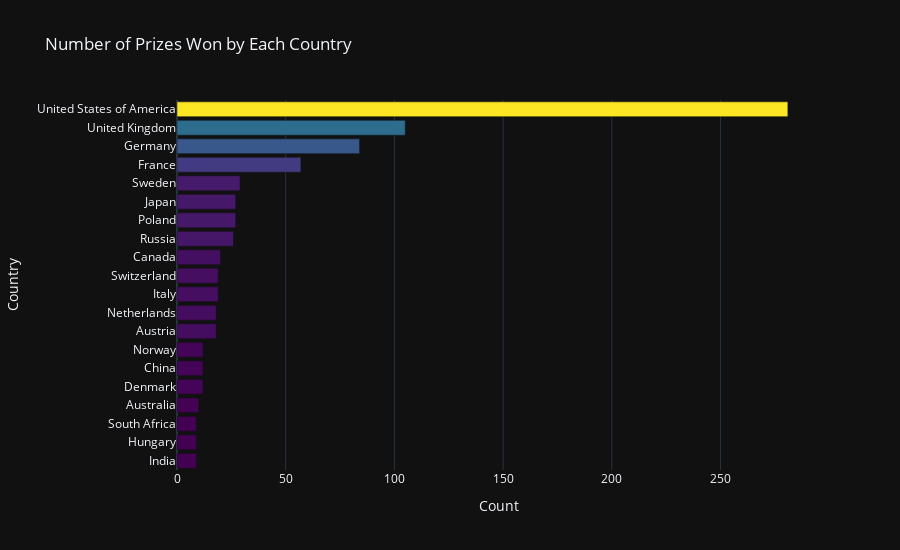

Write notebook code for a chart like this one.
### Code cell
fig = px.bar(
    x=top20_country.prize,
    y=top20_country.index,
    color=top20_country.prize,
    color_continuous_scale='Viridis',
    orientation='h',
    title='Number of Prizes Won by Each Country',
)

fig.update_layout(
    xaxis_title="Count",
    yaxis_title="Country",
    coloraxis_showscale=False,
    height=550,
)

fig.show()

### Figure 1 — Plotly figure (JSON) as saved in the notebook; plotly's stock layout.template omitted (floating-point values rounded to 4 significant figures)
{"data": [{"hovertemplate": "x=%{x}<br>y=%{y}<br>color=%{marker.color}<extra></extra>", "legendgroup": "", "marker": {"color": [9, 9, 9, 10, 12, 12, 12, 18, 18, 19, 19, 20, 26, 27, 27, 29, 57, 84, 105, 281], "coloraxis": "coloraxis", "pattern": {"shape": ""}}, "name": "", "orientation": "h", "showlegend": false, "textposition": "auto", "type": "bar", "x": [9, 9, 9, 10, 12, 12, 12, 18, 18, 19, 19, 20, 26, 27, 27, 29, 57, 84, 105, 281], "xaxis": "x", "y": ["India", "Hungary", "South Africa", "Australia", "Denmark", "China", "Norway", "Austria", "Netherlands", "Italy", "Switzerland", "Canada", "Russia", "Poland", "Japan", "Sweden", "France", "Germany", "United Kingdom", "United States of America"], "yaxis": "y"}], "layout": {"barmode": "relative", "coloraxis": {"colorbar": {"title": {"text": "color"}}, "colorscale": [[0, "#440154"], [0.1111, "#482878"], [0.2222, "#3e4989"], [0.3333, "#31688e"], [0.4444, "#26828e"], [0.5556, "#1f9e89"], [0.6667, "#35b779"], [0.7778, "#6ece58"], [0.8889, "#b5de2b"], [1, "#fde725"]], "showscale": false}, "height": 550, "legend": {"tracegroupgap": 0}, "title": {"text": "Number of Prizes Won by Each Country"}, "xaxis": {"anchor": "y", "domain": [0, 1], "title": {"text": "Count"}}, "yaxis": {"anchor": "x", "domain": [0, 1], "title": {"text": "Country"}}}}
